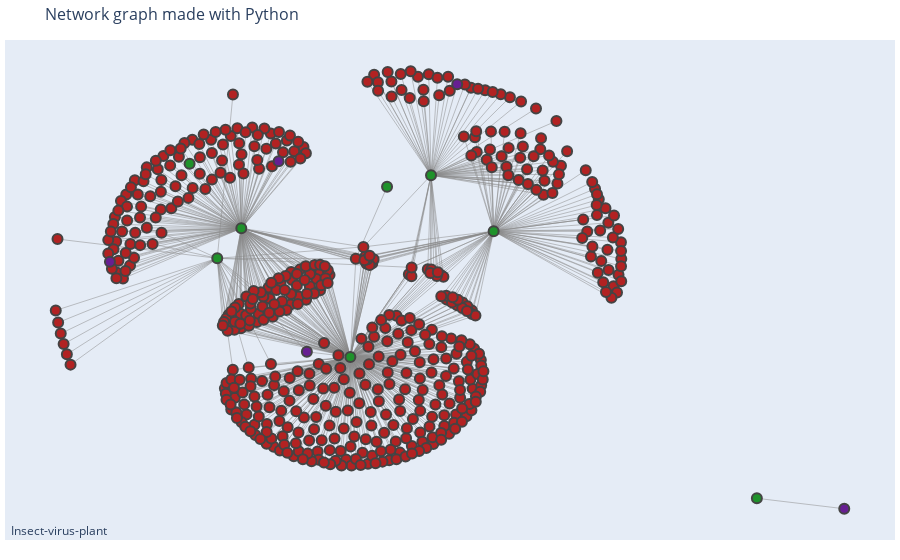

Write notebook code for a chart like this one.
### Code cell
fig = go.Figure(
    data=[edge_trace, node_trace],
    layout=go.Layout(
        title='Network graph made with Python',
        titlefont_size=16,
        showlegend=False,
        hovermode='closest',
        margin={
            'b':20,'l':5,'r':5,'t':40
        },
        annotations=[{
            "text":"Insect-virus-plant",
            'showarrow':False,
            'xref':"paper", 
            'yref':"paper",
            'x':0.005, 
            'y':-0.002 
        }],
        xaxis={'showgrid':False, 'zeroline':False, 'showticklabels':False},
        yaxis={'showgrid':False, 'zeroline':False, 'showticklabels':False}
    )
)
fig.show()

### Figure 1 — Plotly figure (JSON) as saved in the notebook; plotly's stock layout.template omitted (floating-point values rounded to 4 significant figures; data arrays with more than 128 entries replaced by an {"elided": "..."} marker saying what was removed)
{"data": [{"hoverinfo": "none", "line": {"color": "#888", "width": 0.5}, "mode": "lines", "type": "scatter", "x": {"elided": "2157 float values"}, "y": {"elided": "2157 float values"}}, {"hoverinfo": "text", "marker": {"color": {"elided": "536 str values"}, "line": {"width": 2}, "reversescale": true, "size": 10}, "mode": "markers", "text": {"elided": "536 str values"}, "type": "scatter", "x": {"elided": "536 float values"}, "y": {"elided": "536 float values"}}], "layout": {"annotations": [{"showarrow": false, "text": "Insect-virus-plant", "x": 0.005, "xref": "paper", "y": -0.002, "yref": "paper"}], "hovermode": "closest", "margin": {"b": 20, "l": 5, "r": 5, "t": 40}, "showlegend": false, "title": {"font": {"size": 16}, "text": "Network graph made with Python"}, "xaxis": {"showgrid": false, "showticklabels": false, "zeroline": false}, "yaxis": {"showgrid": false, "showticklabels": false, "zeroline": false}}}
